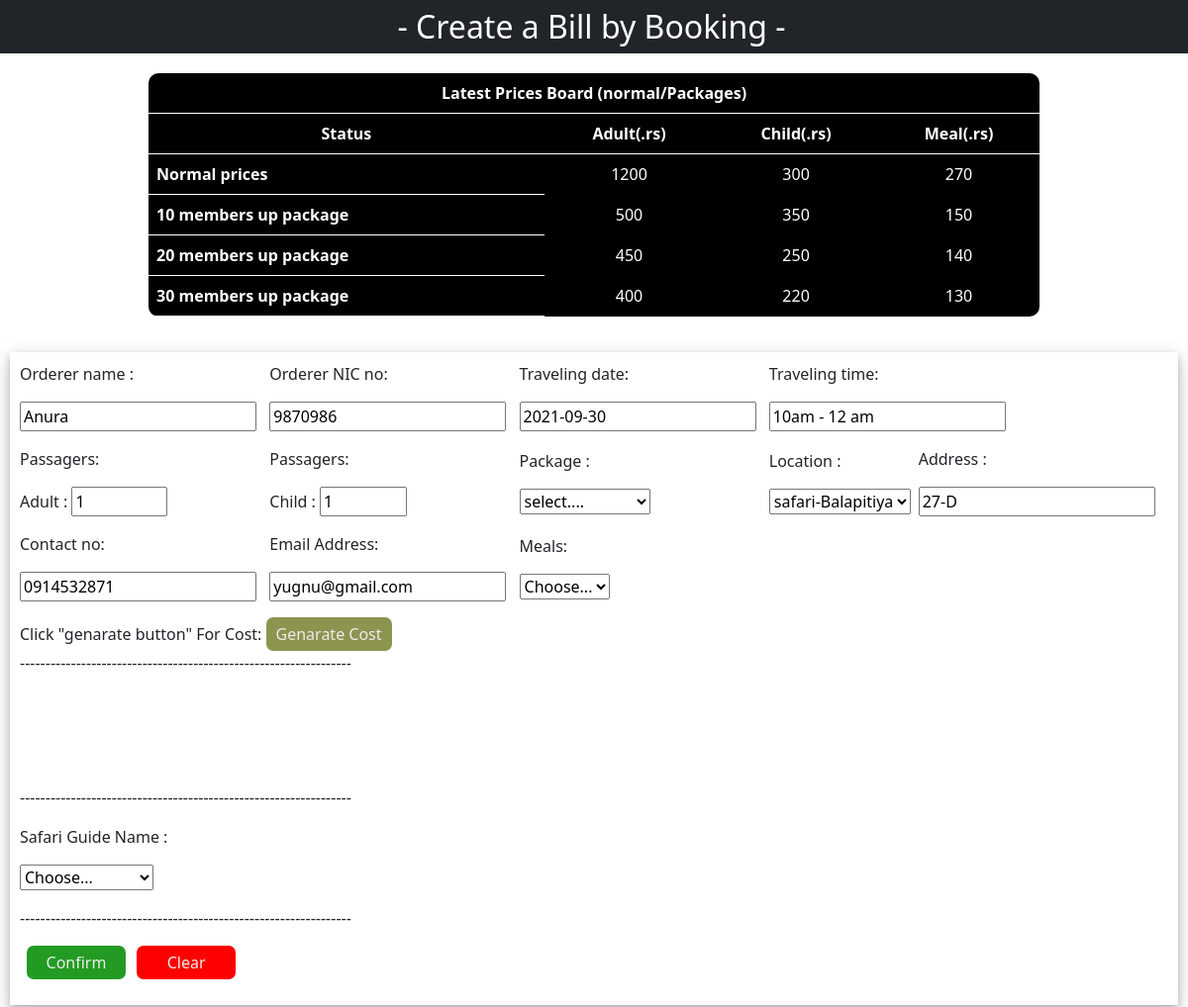
The app's page /Booking-section/billing-convert.php?id=21 with its own data.
### tables this page shows
CREATE TABLE `prices` (
  `ID` int(11) NOT NULL,
  `Adult` varchar(50) NOT NULL,
  `child` varchar(50) NOT NULL,
  `meal` varchar(50) NOT NULL
);

CREATE TABLE `booking` (
  `bill_ID` int(40) NOT NULL,
  `Orderer_name` varchar(100) NOT NULL,
  `Orderer_ID` varchar(100) NOT NULL,
  `Booking_date` text NOT NULL,
  `Booking_time` varchar(50) NOT NULL,
  `Adult` int(50) NOT NULL,
  `Child` int(60) NOT NULL,
  `package` varchar(100) NOT NULL,
  `Location` varchar(60) NOT NULL,
  `Address` varchar(100) NOT NULL,
  `Contact_no` varchar(60) NOT NULL,
  `Email` varchar(60) NOT NULL,
  `Meals` varchar(60) NOT NULL,
  `Adult_cost` varchar(60) NOT NULL,
  `Child_cost` varchar(60) NOT NULL,
  `Meal_cost` varchar(60) NOT NULL,
  `Total_cost` varchar(60) NOT NULL,
  `Ontime` varchar(100) NOT NULL
);

### Booking-section/billing-convert.php (the view, shortened to what this page needs)
<!DOCTYPE html>
<html lang="en">
<head>
    <link rel="stylesheet" href="./billing-convert.css?v=<?php echo time(); ?> ">
    <link href="https://cdn.jsdelivr.net/npm/bootstrap@5.1.0/dist/css/bootstrap.min.css" rel="stylesheet">
    <link rel="stylesheet" href="../Billing-section/billing.css?v=<?php echo time(); ?>">
</head>
<body>
<div class="container-fluid">
    <div class="row text-center pt-2 bg-dark" id="row1">
    <h2>- Create a Bill by Booking -</h2>
    </div>
    <div class="row" id="row-price">
<table class="table" id="price-board">
<tr >
    <th colspan="4">Latest Prices Board (normal/Packages)</th>
</tr>
<tr>
    <th>Status</th>
    <th>Adult(.rs)</th>
    <th>Child(.rs)</th>
    <th>Meal(.rs)</th>
</tr>
<tr>
    <th  id="topic-table">Normal prices </th>
    <?php
          $connection = mysqli_connect('localhost', 'root', '', 'captaincruise');
          $sql = "SELECT * FROM prices where id=1 order by ID desc";
          $result = mysqli_query($connection , $sql);
          while($row = mysqli_fetch_array($result)){
   echo" <td>".$row['Adult']."</td>";
   echo"<td >".$row['child']."</td>";
    echo"<td>".$row['meal']."</td>";
  };
  ?>
</tr>
<tr>
    <th id="topic-table">10 members up package </th>
    <?php
          $connection = mysqli_connect('localhost', 'root', '', 'captaincruise');
          $sql = "SELECT * FROM prices where id=2 order by ID desc";
          $result = mysqli_query($connection , $sql);
          while($row = mysqli_fetch_array($result)){
   echo" <td>".$row['Adult']."</td>";
   echo"<td>".$row['child']."</td>";
    echo"<td>".$row['meal']."</td>";
  };
  ?>
</tr>
<tr>
    <th id="topic-table">20 members up package </th>
    <?php
          $connection = mysqli_connect('localhost', 'root', '', 'captaincruise');
          $sql = "SELECT * FROM prices where id=3 order by ID desc";
          $result = mysqli_query($connection , $sql);
          while($row = mysqli_fetch_array($result)){
   echo" <td>".$row['Adult']."</td>";
   echo"<td>".$row['child']."</td>";
    echo"<td>".$row['meal']."</td>";
  };
  ?>
</tr>
<tr>
    <th id="topic-table">30 members up package </th>
    <?php
          $connection = mysqli_connect('localhost', 'root', '', 'captaincruise');
          $sql = "SELECT * FROM prices where id=4 order by ID desc";
          $result = mysqli_query($connection , $sql);
          while($row = mysqli_fetch_array($result)){
   echo" <td>".$row['Adult']."</td>";
   echo"<td>".$row['child']."</td>";
    echo"<td>".$row['meal']."</td>";
  };
  ?>
</tr>
</table>
</div>
    <div class="row" id="row2">
    <form action="billing-convert.php" method="POST" enctype="multipart/form-data" id="form-menu">
    <?php
echo"<div class='item-detail-container'>";
 echo"<div class='detail-row'>";
    echo "<div class='detail-col'>";
    $connection = mysqli_connect('localhost', 'root', '', 'captaincruise');
    if (isset($_GET['id'])){
        $id = $_GET['id'];
    $sql = "SELECT * FROM booking where bill_ID='$id'";
    $result = mysqli_query($connection , $sql);
    while($line = mysqli_fetch_array($result)){
        $nameO = $line['Orderer_name'] ;
        $nameid = $line['Orderer_ID'] ;
        $traveldate = $line['Booking_date'] ;
        $traveltime = $line['Booking_time'] ;
        $adultnum = $line['Adult'] ;
        $addressN = $line['Address'] ;
        $contactN = $line['Contact_no'] ;
        $emailN = $line['Email'] ;
echo '<table class="table" id="form-table">';
echo '<tr>';
echo '<td id="bill-form-td">';
echo '<p> Orderer name :</p>';
echo "<p><input type='text' name='orderer' id='Oname' value='$nameO'  readonly required ></p>";
echo '</td>';
echo '<td>';
echo '<p>Orderer NIC no:</p>';
echo "<p><input type='text' name='orderid' id='' value='$nameid' readonly required ></p>";
echo '</td>';
echo '<td>';
echo '<p>Traveling date:</p>';
echo "<p><input type='text' name='bookingdate' id='' value='$traveldate' readonly required></p>";
echo '</td>';
echo '<td colspan="2">';
echo '<p>Traveling time:</p>';
echo "<p><input type='text' name='bookingtime' id='bookingtime' value='$traveltime' readonly required></p>";
echo '</td>';
echo '</tr>';
echo '<tr>';
echo '<td>';
echo '<p>Passagers:</p>';
echo "<p>Adult : <input type='number' value='$adultnum'   name='adult' id='adult'  required min='0' max='100' placeholder='0'   ></p>";
echo '</td>';
echo '<td>';
echo '<p>Passagers: </p>';
echo "<p>Child : <input type='number' name='child' value='$adultnum' id='child' min='0' max='20' placeholder='0'  required  ></p>";
echo '</td>';
echo '<td>';
echo '<p>Package :</p>';
echo '<p> <select id="package" name="package" >';
echo '<option hidden>select....</option>';
echo '</select></p>';
echo '</td>';
echo '<td>';
echo '<p>Location :</p>';
echo '<p> <select id="location" name="location" >';
echo '<option value="Madu" selected>safari-Balapitiya</option>';
echo '</select></p>';
echo '</td>';
echo '<td>';
echo '<p>Address :</p>';
echo "<p> <input type='text' name='Address' id='' value='$addressN'   required></p>";
echo '</td>';
echo '</tr>';
echo '<tr>';
echo '<td>';
echo '<p>Contact no:</p>';
echo "<p> <input type='text' name='contact' id='' value='$contactN'  required></p>";
echo '</td>';
echo '<td>';
echo '<p>Email Address:</p>';
echo "<p><input type='text' name='email' id=''  value='$emailN'    required></p>";
echo '</td>';
echo '<td>';
echo '<p>Meals:</p>';
echo '<p><select id="meal" name="meal" >';
echo '<option hidden>Choose...</option>';
echo '</select></p>';
echo '</td>';
echo '</tr>';
echo '<tr>';
echo '<td colspan="2">';
echo 'Click "genarate button" For Cost: <input type="button" onclick="genarate()" value="Genarate Cost" id="cost-btn">';
echo '</td>';
echo '</tr>';
echo '<tr>';
echo '<td colspan="5">';
echo '<p>-----------------------------------------------------------------';
echo '</p>';
echo '</td>';
echo '</tr>';
echo '<tr id="count">';
echo '<td  id="ad"></td>';
echo '<td><input type="text" name="adcost" id="ad-cost" required readonly  ></td>';
echo '</tr>';
echo '<tr  id="count">';
echo '<td id="chi-pass-co"></td>';
echo '<td><input type="text" name="chicost" id="chi-cost" required readonly  ></td>';
echo '</tr>';
echo '<tr id="count">';
echo '<td id="pass-meal-co"><p id="pass-meal-co"></p></td>';
echo '<td><input type="text" name="mealcost" id="meal-cost"  required readonly ></td>';
echo '</tr>';
echo '<tr id="count">';
echo '<td id="tot-pass-cost"></td>';
echo '<td><input type="text" name="totalcost" id="total-cost"required readonly  ></td>';
echo '</tr>';
echo '<tr>';
echo '<td colspan="5">';
echo '<p>-----------------------------------------------------------------';
echo '</p>';
echo '</td>';
echo '</tr>';
echo '<tr>';
echo '<td>';
echo '<p> Safari Guide Name :</p>';
echo '<p><select id="guide" name="guide" required >';
echo '<option hidden>Choose...</option>';
$connection = mysqli_connect('localhost', 'root', '', 'captaincruise');
$sql = "SELECT * FROM employee where Position='Guide' ";
$result = mysqli_query($connection , $sql);
echo '</select></p>';
echo '</td>';
echo '</tr>';
echo '<tr>';
echo '<td colspan="5">';
echo '<p>-----------------------------------------------------------------';
echo '</p>';
echo '</td>';
echo '<tr>';
echo '<td colspan="2">';
echo '<input type="submit" name="submit" value="Confirm" id="confirm-btn"> <input type="reset" value="Clear" onclick="Clean()" id="clear-btn">';
echo '</td>';
echo '</tr>';
echo '</table>';
    }
}
?>
   </form>
    </div>
</div>
</body>
</html>

### Booking-section/billing-convert.css (style rules this page uses)
#row1 { color: white; }

### Billing-section/billing.css (style rules this page uses)
#row1 { padding-top: 10px; background-color: #2b791b; padding-left: 5px; padding-right: 10px; }
#row2 { margin-top: 10px; display: -moz-inline-grid; grid-auto-rows: 150px; grid-gap: 10px; padding: 10px; -webkit-box-pack: center; -ms-flex-pack: center; justify-content: center; }
#row-price { margin-top: 20px; -webkit-box-pack: center; -ms-flex-pack: center; justify-content: center; }
#price-board { width: 900px; background: black; color: white; }
#price-board tr, th { text-align: center; -webkit-transition: ease-in-out 0.2s; transition: ease-in-out 0.2s; }
#topic-table { text-align: left; }
#price-board tr, td { border: none; outline: none; }
#form-table td { border: none; margin: 0px; padding: 0px; vertical-align: middle; }
#confirm-btn { background-color: #239b23; padding: 5px 10px; color: #ececec; outline: none; border: none; border-radius: 7px; cursor: pointer; margin-left: 7px; width: 100px; }
#clear-btn { background-color: red; margin-left: 7px; padding: 5px 10px; color: #ececec; outline: none; border: none; border-radius: 7px; cursor: pointer; width: 100px; }
#cost-btn { background-color: rgba(137, 145, 73, 0.966); padding: 5px 10px; color: #ececec; outline: none; border: none; border-radius: 7px; cursor: pointer; }
#count { line-height: 15px; }
#count td { padding: 0px; }
table { background-color: white; border-radius: 10px; }
#total-cost { color: red; }
#ad-cost, #chi-cost, #meal-cost, #total-cost { outline: none; background-color: white; border: none; }
#form-menu { padding: 10px; -webkit-box-shadow: 0 4px 8px 0 rgba(0, 0, 0, 0.2), 0 6px 20px 0 rgba(0, 0, 0, 0.19); box-shadow: 0 4px 8px 0 rgba(0, 0, 0, 0.2), 0 6px 20px 0 rgba(0, 0, 0, 0.19); }

### records on screen
prices: Adult "1200", child "300", meal "270"
prices: Adult "500", child "350", meal "150"
prices: Adult "450", child "250", meal "140"
prices: Adult "400", child "220", meal "130"
booking: orderer "Anura", orderid "9870986", bookingdate "2021-09-30", bookingtime "10am - 12 am", adult "1", child "1", Address "27-D", contact "0914532871", email "yugnu@gmail.com"
